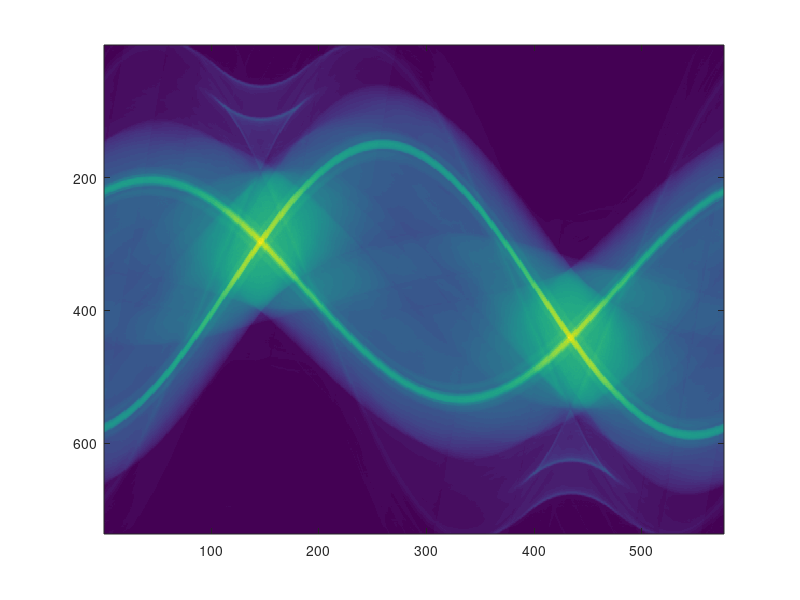

This chart was generated by the following MATLAB code: (Note: this script raises an error after producing the figure.)
%% Computed Tomography Reconstruction
% Metal Artifact Reduction (MAR)

clc
clear
close all

%% Load Data
% Load Sinogram
data = load('hip_sino.mat');
data_sino = data.sino;

% Visualize Sinogram
fig = figure('units','normalized','outerposition',[0 0 .6 .75]);
imagesc(data_sino)
colormap gray(256)
img_title = "Hip with Metal Prosthesis - Sinogram";
title(img_title,'FontSize',16)
axis off
saveas(fig,'figures/hip_sino.jpg');

%% 1) Creation of Metal Masks 
% 1a. Reconstruct the Data
% Perform reconstruction
data_reco = reconstruct(data_sino);

% Set thresholds for visualization
level = 0.014;
window = 0.007;
cmin = level - window/2;
cmax = level + window/2;

% Visualize Reconstruction
fig_2 = figure('units','normalized','outerposition',[0 0 .4 .75]);
imagesc(data_reco, [cmin cmax]);
colormap gray(256)
img_title = "Hip with Metal Prosthesis - CT Image";
title(img_title,'FontSize',16)
axis('square')
% axis off
xticklabels ''
yticklabels ''
saveas(fig_2,'figures/data_reco.jpg');

% 1b. Create Metal Mask
% Adjust image for les saturation
img = imadjust(data_reco);

% Perform Canny Edge Detection (shows borders of metal)
canny = edge(data_reco, "canny", 0.02, 2);

% Fill closed regions within image (areas that are metal)
canny_regions = imfill(canny,'holes'); % fill closed areas on the image

% Remove remaining edges from Canny Edge Detection (false readings)
kernel = strel('disk',1);
canny_clean = imopen(canny_regions, kernel);

% Visualize Metal Artifact Detection
fig_3 = figure('units','normalized','outerposition',[0 0 1 .66]);
subplot(1, 3, 1);
imagesc(canny);
colormap gray(256)
img_title = "Canny Edge Detection";
title(img_title,'FontSize',16)
axis('square')
xticklabels ''
yticklabels ''

subplot(1, 3, 2);
imagesc(canny_regions);
colormap gray(256)
img_title = "Filled Regions";
title(img_title,'FontSize',16)
axis('square')
xticklabels ''
yticklabels ''

subplot(1, 3, 3);
imagesc(canny_clean);
colormap gray(256)
img_title = "Isolated Metal Regions";
title(img_title,'FontSize',16)
axis('square')
xticklabels ''
yticklabels ''
saveas(fig_3,'figures/canny_detection.jpg');

% 1c. Mask the full dataset with the metal mask
% Create Sinogram of mask with forward projection
mask_sino = forwardproject(canny_clean);

% Filter full sinogram with metal mask
data_masked = bsxfun(@minus, data_sino, mask_sino);

% Visualize Metal Mask Sinogram and Filtered Sinogram of data
fig_4 = figure('units','normalized','outerposition',[0 0 1 .5]);
subplot(1, 3, 1);
imagesc(mask_sino);
colormap gray(256)
img_title = "Isolated Metal Regions - Sinogram";
title(img_title,'FontSize',16)
axis off

subplot(1, 3, 2);
imagesc(mask_sino, [cmin cmax]);
colormap gray(256)
img_title = "Isolated Metal Regions - Sinogram (Thresholds)";
title(img_title,'FontSize',16)
axis off

subplot(1, 3, 3);
imagesc(data_masked, [0 max(data_masked, [], 'all')]);
colormap gray(256)
img_title = "Data Sinogram with Mask Applied";
title(img_title,'FontSize',16)
axis off
saveas(fig_4,'figures/mask_sino.jpg');

% 1d. Reconstruction of Masked Sinogram
reco_masked = reconstruct(data_masked);

% Visualize Reconstruction
fig_5 = figure('units','normalized','outerposition',[0 0 .4 .75]); 
imshow(reco_masked, [cmin cmax]);
colormap gray(256)
img_title = "Masked Reconstruction";
title(img_title,'FontSize',16)
axis('square')
xticklabels ''
yticklabels ''
saveas(fig_5,'figures/mask_reco.jpg');

%% 2) Reduce the Noise
% 2a. Reduction of noise is through bluring

% Technique 1
blur_rad = 20;
blurred_sino_1 = blur(data_sino, blur_rad);

% Technique 2
kernel = fspecial('disk', 10);
blurred_sino_2 = imfilter(data_sino, kernel, 'replicate');

% Visualize Blurred Sinograms
fig_6 = figure('units','normalized','outerposition',[0 0 1 .75]);
subplot(1,2,1)
imagesc(blurred_sino_1, [0 9]);
colormap gray(256)
img_title = "Blurring Technique 1";
title(img_title,'FontSize',16)
axis off

subplot(1,2,2)
imagesc(blurred_sino_2, [0 9]);
colormap gray(256)
img_title = "Blurring Technique 2";
title(img_title,'FontSize',16)
axis off
saveas(fig_6,'figures/blurred_sinos.jpg');

% 2b. Apply the mask to the blurred images
%% TODO FIX MERGING OF BLURRED SINOGRAM
% Mask Original Sinogram
masked_2 = bsxfun(@minus, data_sino, mask_sino); % data_masked
% masked_2 = rescale(masked_2,0,1);
% mask the blurred sinogram - leave only blurred metal traces
masked_blurred = bsxfun(@and, im2uint8(blurred_sino_1), im2uint8(mask_sino));
masked_blurred = rescale(masked_blurred,0,1);
% mix the above sinograms
sino_mix = imfuse(data_masked, masked_blurred, 'blend');

% Visualize
fig_7 = figure('units','normalized','outerposition',[0 0 1 .5]);
subplot(1,3,1)
imagesc(masked_2)%, [min(masked_2, [], 'all'), max(masked_2, [], 'all')]);
colormap gray(256)
img_title = "masked_2";
title(img_title,'FontSize',16)
axis off

subplot(1,3,2)
imagesc(masked_blurred)%, [min(masked_blurred, [], 'all'), max(masked_blurred, [], 'all')]);
colormap gray(256)
img_title = "masked_blurred";
title(img_title,'FontSize',16)
axis off

subplot(1,3,3)
imagesc(sino_mix, [min(sino_mix, [], 'all'), max(sino_mix, [], 'all')]);
colormap gray(256)
img_title = "sino_mix";
title(img_title,'FontSize',16)
axis off
saveas(fig_7,'figures/noise_reduction.jpg');

% 2c. Reconstruct blurred sinogram
reconstructed_mix = reconstruct(sino_mix); 

% Vizualize
fig_8 = figure('units','normalized','outerposition',[0 0 .4 .75]);
imagesc(reconstructed_mix, [min(reconstructed_mix, [], 'all'), max(reconstructed_mix, [], 'all')]); 
colormap gray(256)
img_title = "Reconstruction - Noise Reduction";
title(img_title,'FontSize',16)
axis('square')
xticklabels ''
yticklabels ''
saveas(fig_8,'figures/recon_noise_reduction.jpg');
